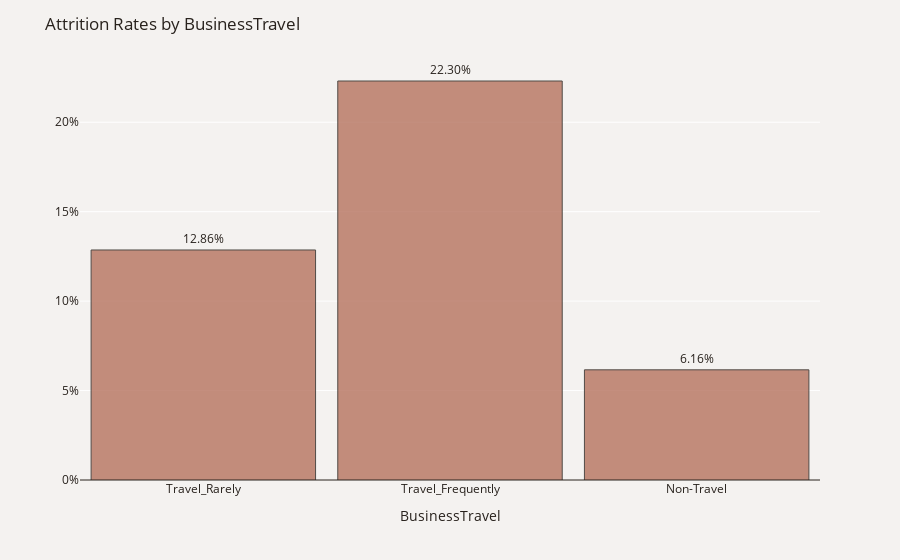

Notebook code cell kept with this figure:
### Markdown cell above
By analyzing attrition in two ways, we get a clearer picture of what's happening. 

In graph above, we found out that most people leaving the company were "Travel_Rarely". However, this doesn't mean "Travel_Rarely"are most likely to leave the company.

In graph below, we discovered that, percentage-wise, "Travel_Frequently" are most likely to leave the company. Even though they're not the largest group leaving overall, they have the highest chance of leaving among all the travel type.

Among the employees who have left the company, a significant majority, approximately 69%, are those who reported 'Travel Rarely'. This might indicate that factors other than travel frequency have a greater influence on attrition.

On the other hand, when focusing on the group that 'Travels Frequently', it's noticeable that approximately 22.3% of them have left the company. This is a substantial proportion and suggests that frequent travel may be a contributing factor to employee turnover. Further analysis could be conducted to examine the specific reasons behind this trend.

### Code cell
# Calculate total number of employees in each role and those who left
total_employees = df['BusinessTravel'].value_counts()
left_employees = df[df['Attrition'] == 'Yes']['BusinessTravel'].value_counts()

# Calculate attrition rate and reset the index
attrition_rate = (left_employees / total_employees * 100).reset_index()
attrition_rate.columns = ['BusinessTravel', 'AttritionRate']

# Create the plot
fig = px.bar(attrition_rate, x='BusinessTravel', y='AttritionRate', text='AttritionRate',
             labels={'AttritionRate': 'Attrition Rate (%)', 'BusinessTravel': 'BusinessTravel'}, 
             color_discrete_sequence=['#B6735F'], opacity=0.8)

# Format the text shown on the bars
fig.update_traces(texttemplate='%{text:.2f}%', textposition='outside', 
                  marker_line=dict(width=1, color='#28221D'))

# Update y-axis and layout
fig.update_yaxes(title="", zeroline=True, zerolinewidth=1, zerolinecolor='#28221D', 
                 ticksuffix='%')
fig.update_layout(title_text='Attrition Rates by BusinessTravel', bargap=.09, 
                  font_color='#28221D', paper_bgcolor='#F4F2F0', plot_bgcolor='#F4F2F0')

### Figure 1 — Plotly figure (JSON) as saved in the notebook; plotly's stock layout.template omitted (floating-point values rounded to 4 significant figures)
{"data": [{"alignmentgroup": "True", "hovertemplate": "BusinessTravel=%{x}<br>Attrition Rate (%)=%{text}<extra></extra>", "legendgroup": "", "marker": {"color": "#B6735F", "line": {"color": "#28221D", "width": 1}, "opacity": 0.8, "pattern": {"shape": ""}}, "name": "", "offsetgroup": "", "orientation": "v", "showlegend": false, "text": [12.86, 22.3, 6.159], "textposition": "outside", "texttemplate": "%{text:.2f}%", "type": "bar", "x": ["Travel_Rarely", "Travel_Frequently", "Non-Travel"], "xaxis": "x", "y": [12.86, 22.3, 6.159], "yaxis": "y"}], "layout": {"bargap": 0.09, "barmode": "relative", "font": {"color": "#28221D"}, "legend": {"tracegroupgap": 0}, "margin": {"t": 60}, "paper_bgcolor": "#F4F2F0", "plot_bgcolor": "#F4F2F0", "title": {"text": "Attrition Rates by BusinessTravel"}, "xaxis": {"anchor": "y", "domain": [0, 1], "title": {"text": "BusinessTravel"}}, "yaxis": {"anchor": "x", "domain": [0, 1], "ticksuffix": "%", "title": {"text": ""}, "zeroline": true, "zerolinecolor": "#28221D", "zerolinewidth": 1}}}
